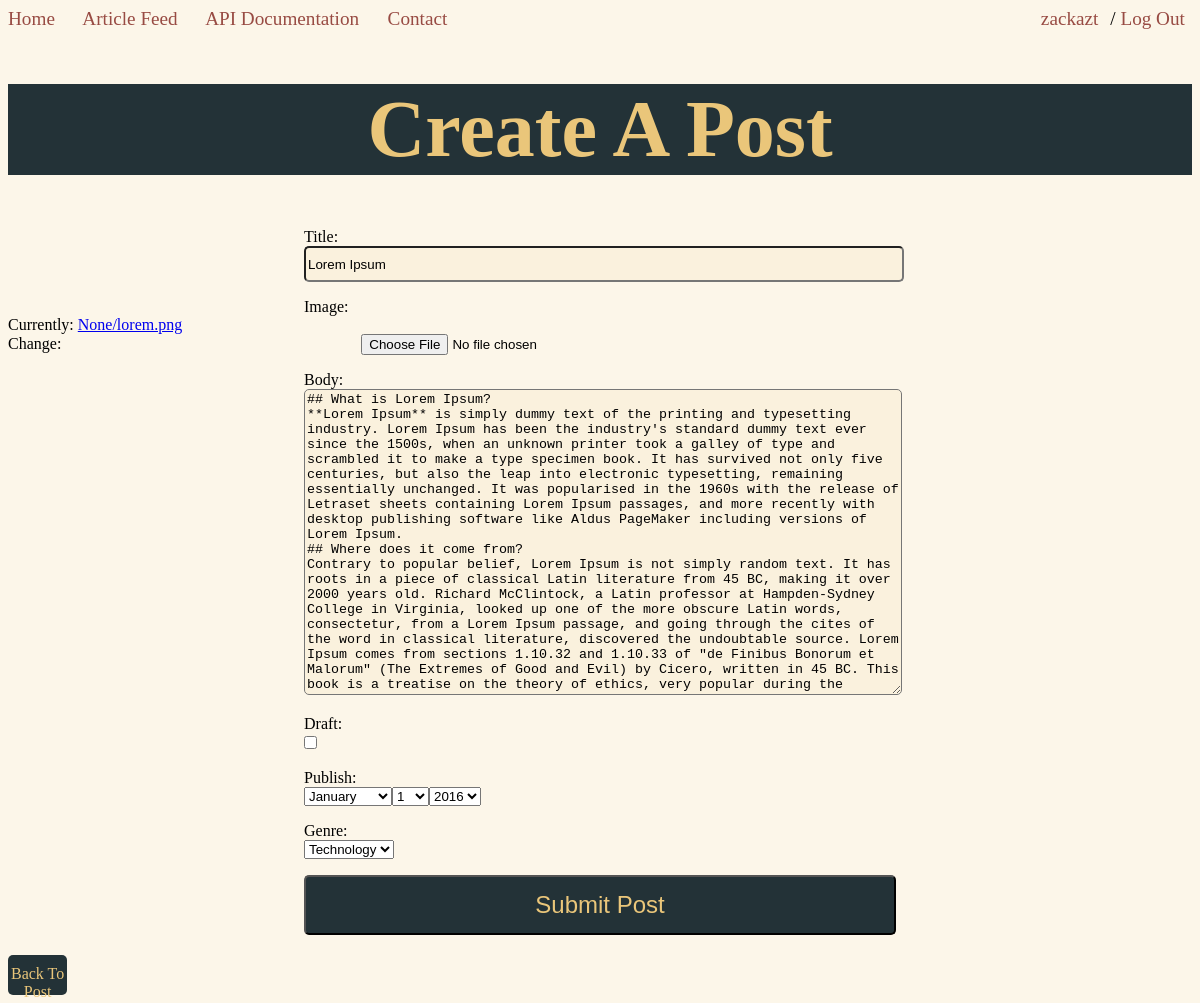
/posts/lorem-ipsum/edit/ (signed in), run on an earlier commit of the app's database.
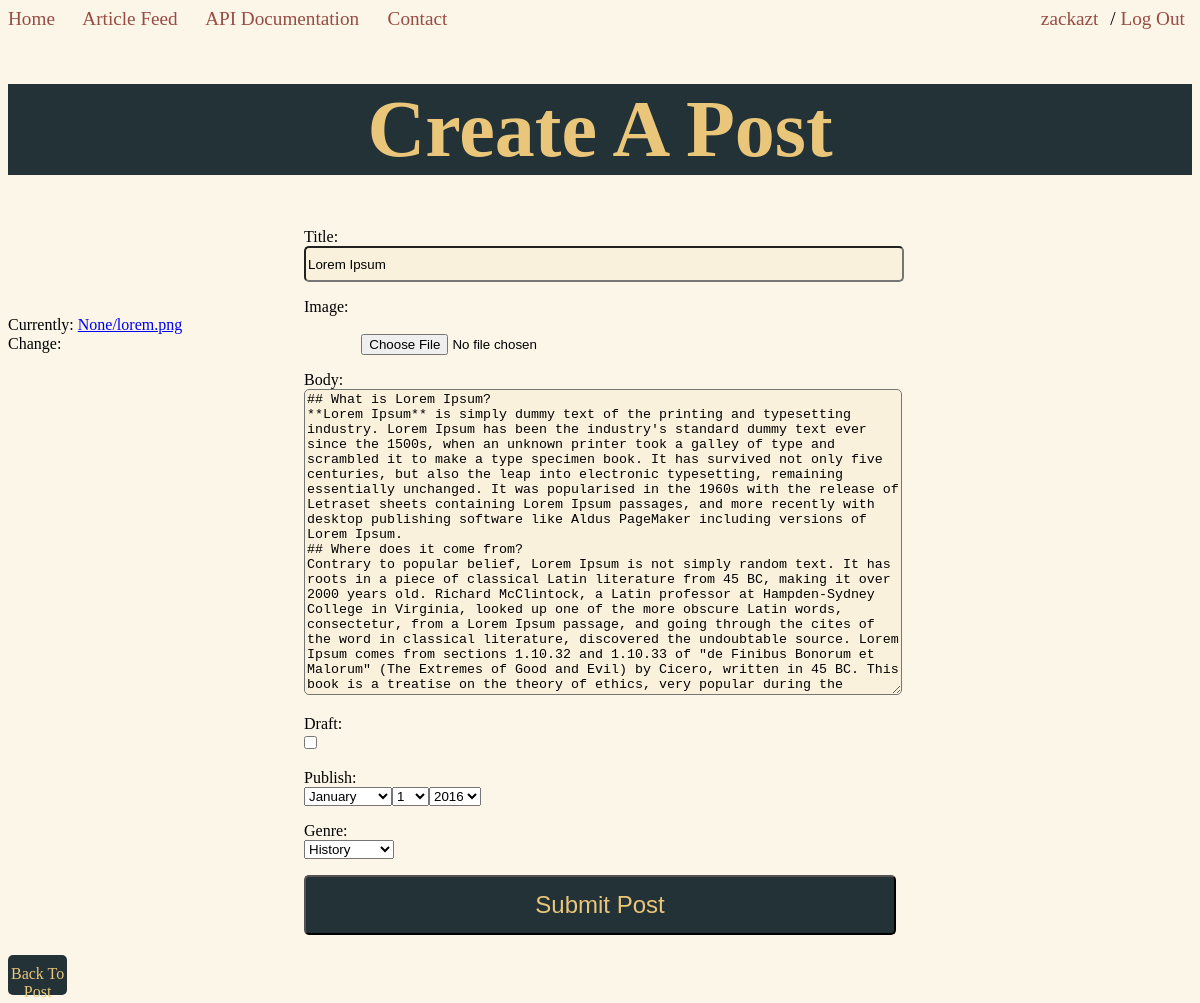
And on a later commit of the database.
### posts/models.py (models this page shows, shortened)
class Post(models.Model):
	genre= models.CharField(max_length=25, default="Opinion")
	user = models.ForeignKey(settings.AUTH_USER_MODEL, default=1)
	title = models.CharField(max_length=120)
	slug = models.SlugField(unique=True)
	image = models.ImageField(
		upload_to=upload_location,
		null=True,
		width_field="width_field",
		height_field="height_field"
	)
	height_field = models.IntegerField(default=0)
	width_field = models.IntegerField(default=0)
	body = models.TextField(max_length=20000)
	draft = models.BooleanField(default=False)
	publish = models.DateField(auto_now=False, auto_now_add=False)
	updated = models.DateTimeField(auto_now=True, auto_now_add=False)
	timestamp = models.DateTimeField(auto_now=False, auto_now_add=True)

### posts/views.py (the view)
# urls.py: url(r'^(?P<slug>[\w-]+)/edit/$', post_update, name='update'),
def post_update(request, slug=None):
	is_editing = True
	if not request.user.is_staff:
		raise Http404
	instance = get_object_or_404(Post, slug=slug)
	form = PostForm(request.POST or None, request.FILES or None, instance=instance)
	if form.is_valid():
		instance = form.save(commit=False)
		instance.save()
		messages.success(request, "Successfully updated!")
		return HttpResponseRedirect(instance.get_absolute_url())
	context = {
		"title": instance.title,
		"instance": instance,
		"form": form,
		"is_editing": is_editing,
	}
	return render(request, "post_form.html", context)

### posts/forms.py
class PostForm(forms.ModelForm):
	genre_list = (
			('Opinion', 'Opinion'),
			('Lifestyle', 'Lifestyle'),
			('History', 'History'),
			('Health', 'Health'),
			('Technology', 'Technology'),
			('Science', 'Science'),
			('Music', 'Music'),
			('Art', 'Art'),
			('Social', 'Social'),
		)
	publish = forms.DateField(widget=forms.SelectDateWidget)
	genre = forms.ChoiceField(choices=genre_list)
	class Meta:
		model = Post
		fields = [
			"title",
			"image",
			"body",
			"draft",
			"publish",
			"genre",
		]

### templates/post_form.html (shortened to what this page needs)
{% extends "base.html" %}
{% block content %}
<div class="form_header_container">
	<h1>Create A Post</h1>
</div>
<form method="POST" action="" enctype="multipart/form-data">{% csrf_token %}
	{{ form.as_p }}
	<input type="submit" value="Submit Post"/>
	{% if is_editing %}
	<div class="back_to_post_link_button"><a class="back_to_post_link" href="{{ request.META.HTTP_REFERER }}">Back To Post</a></div>
	{% endif %}
</form>
{% endblock content %}

### templates/base.html (shortened to what this page needs)
{% load staticfiles %}
<!DOCTYPE html>
<html>
	<head>
	<link rel="stylesheet" type="text/css" href="{% static 'css/base.css' %}">
	</head>
	<body>
		{% include "nav.html" %}
		<div class="container">
			{% block content %}
			{% endblock content %}
		</div>
	</body>
</html>

### templates/nav.html (shortened to what this page needs)
{% block content %}
<div class="nav">
		<a href="/">Home</a>
		<a href="/posts">Article Feed</a>
		<a href="/home">API Documentation</a>
		<a href="">Contact</a>
		{% if request.user.is_authenticated %}
		<div class="login_logout">
			<a class="login_logout_text" href="/user/{{ user.username }}">{{ request.user.username }}</a>
			/
			<a class="login_logout_text" href="/logout/?on_page={{ request.path }}">Log Out</a>
		</div>
		{% endif %}
</div>
{% endblock content %}

### static/css/base.css (style rules this page uses)
body { background: #fcf6e9; }
* { list-style: none; }
.nav { font-size: 1.2em; display: inline-block; background-color: #fcf6e9; width: 100%; margin: auto; }
.nav a { color: #984b43; text-decoration: none; margin-right: 2%; }
.back_to_post_link { clear: both; text-decoration: none; color: #eac67a; }
.back_to_post_link_button { text-align: center; width: 5%; height: 30px; background-color: #233237; border-radius: 5px; padding-top: 10px; margin-top: 20px; }
.login_logout { float: right; width: 30%; text-align: right; display: inline-block; }
.login_logout_text { text-align: right; }
input[type="text"], input[type="email"], input[type="password"] { width: 50%; border-radius: 5px; height: 30px; margin-left: 25%; background-color: rgba(234, 198, 122, 0.1); }
input[type="submit"] { width: 50%; border-radius: 5px; height: 60px; margin-left: 25%; background-color: #233237; color: #eac67a; padding: 10px; font-size: 1.5em; }
#id_publish_month, #id_genre, input[type="checkbox"], input[type="file"] { margin-left: 25%; }
textarea { width: 50%; border-radius: 5px; height: 300px; margin-left: 25%; background-color: rgba(234, 198, 122, 0.1); }
form label, form span { display: block; margin-left: 25%; }
.form_header_container { width: 100%; margin: auto; background-color: #233237; }
.form_header_container h1 { text-align: center; font-size: 5em; color: #eac67a; }

What changed in the data, as far as the page shows it:
changed Post "Lorem Ipsum": genre "Technology" → "History"
